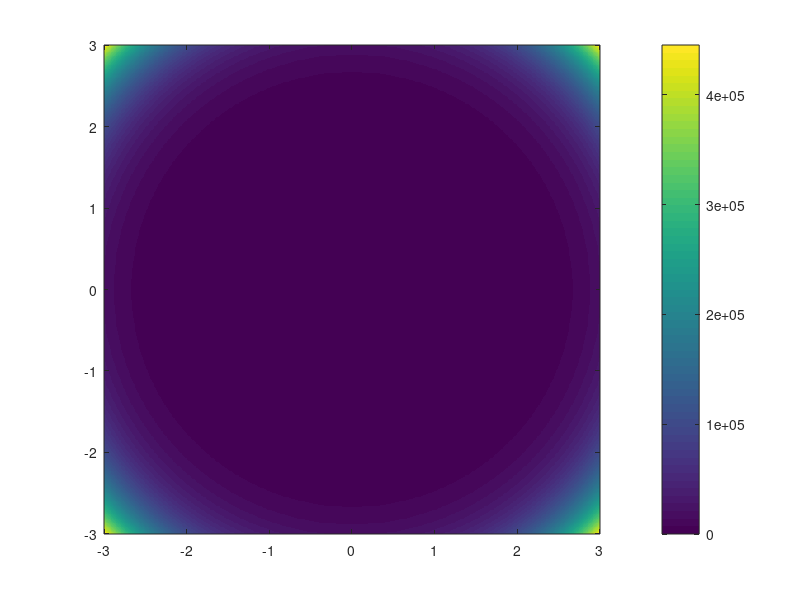
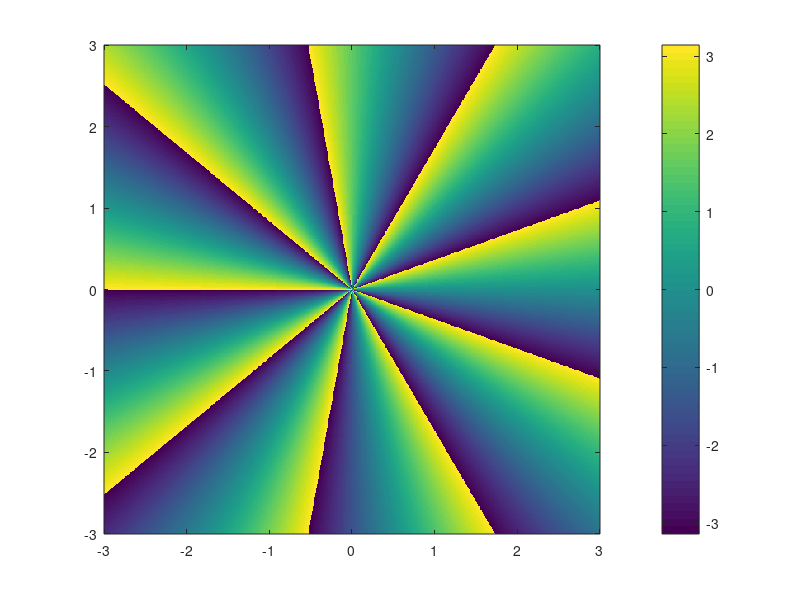
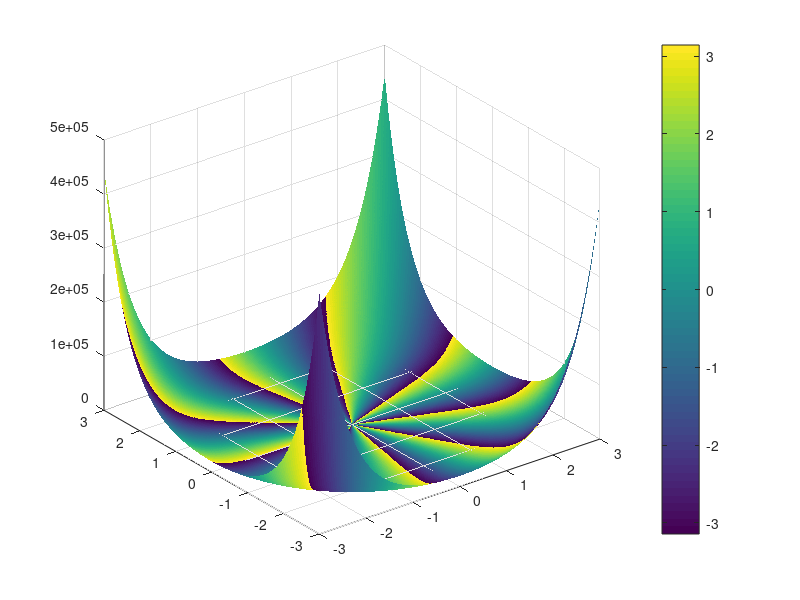

Write MATLAB code to recreate these figures, in order. (Note: this script raises an error after producing the figures.)
clear variables;
close all;
clc;

a=-3:0.01:3;
b=-3:0.01:3;
[A,B]=meshgrid(a,b);
X=A+1i*B;

Y=X.^9;
imagesc(a,b,abs(Y));
set(gca, 'YDir', 'normal');
colorbar;
figure
imagesc(a,b,angle(Y));
set(gca, 'YDir', 'normal');
colorbar;

figure
h=surf(a,b,abs(Y), angle(Y));
set(h, 'EdgeColor', 'none');
colorbar;

close all;
%%%%%%%%%%%%%%%%%%%%%%%%

x=-5:0.01:5;
%y=gamma(x);
y=myGamma(x);
%disp([x;y]);
%plot(x,y);

a=-4:0.1:4;
b=-4:0.1:4;
[A,B]=meshgrid(a,b);
X=A+1i*B;


Y=myGamma(X);
figure
h=surf(a,b,abs(Y), angle(Y));
set(h, 'EdgeColor', 'none');
colorbar;

%%%%%%%%%%%%%%%%%%%%%%%%

x=-10:0.01:10;
y=gamma(x);
plot(x,y);
set(gca, 'YLim', [-10,10])

a=-5:0.01:5;
b=-2:0.01:2;
Y=zeros(length(b), length(a));
for i=1:length(a)
    for j=1:length(b)
        Y(j,i)=myGamma(a(i)+1i*b(j));
    end
end

surf(a,b,abs(Y),angle(Y), "EdgeColor","none")
colorbar